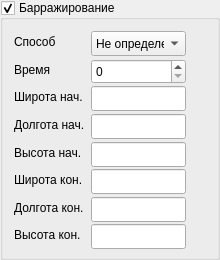
                    <widget class="QGroupBox" name="groupBarag">
                     <property name="sizePolicy">
                      <sizepolicy hsizetype="Fixed" vsizetype="Fixed">
                       <horstretch>0</horstretch>
                       <verstretch>0</verstretch>
                      </sizepolicy>
                     </property>
                     <property name="minimumSize">
                      <size>
                       <width>220</width>
                       <height>260</height>
                      </size>
                     </property>
                     <property name="maximumSize">
                      <size>
                       <width>220</width>
                       <height>260</height>
                      </size>
                     </property>
                     <property name="title">
                      <string>Барражирование</string>
                     </property>
                     <property name="checkable">
                      <bool>true</bool>
                     </property>
                     <layout class="QVBoxLayout" name="verticalLayout_7">
                      <item>
                       <layout class="QFormLayout" name="formLayout_3">
                        <property name="fieldGrowthPolicy">
                         <enum>QFormLayout::AllNonFixedFieldsGrow</enum>
                        </property>
                        <item row="0" column="0">
                         <widget class="QLabel" name="Label_15">
                          <property name="text">
                           <string>Способ</string>
                          </property>
                         </widget>
                        </item>
                        <item row="0" column="1">
                         <widget class="QComboBox" name="comboStyleBarag">
                          <property name="sizePolicy">
                           <sizepolicy hsizetype="Fixed" vsizetype="Fixed">
                            <horstretch>0</horstretch>
                            <verstretch>0</verstretch>
                           </sizepolicy>
                          </property>
                          <property name="minimumSize">
                           <size>
                            <width>95</width>
                            <height>25</height>
                           </size>
                          </property>
                          <property name="maximumSize">
                           <size>
                            <width>95</width>
                            <height>25</height>
                           </size>
                          </property>
                          <item>
                           <property name="text">
                            <string>Не определен</string>
                           </property>
                          </item>
                          <item>
                           <property name="text">
                            <string>Круг влево</string>
                           </property>
                          </item>
                          <item>
                           <property name="text">
                            <string>Круг вправо</string>
                           </property>
                          </item>
                          <item>
                           <property name="text">
                            <string>Короб. влево</string>
                           </property>
                          </item>
                          <item>
                           <property name="text">
                            <string>Короб. вправо</string>
                           </property>
                          </item>
                          <item>
                           <property name="text">
                            <string>Зона</string>
                           </property>
                          </item>
                         </widget>
                        </item>
                        <item row="2" column="0">
                         <widget class="QLabel" name="Label_19">
                          <property name="text">
                           <string>Широта нач.</string>
                          </property>
                         </widget>
                        </item>
                        <item row="2" column="1">
                         <widget class="QLineEdit" name="edBBeginBarag">
                          <property name="sizePolicy">
                           <sizepolicy hsizetype="Fixed" vsizetype="Fixed">
                            <horstretch>0</horstretch>
                            <verstretch>0</verstretch>
                           </sizepolicy>
                          </property>
                          <property name="minimumSize">
                           <size>
                            <width>95</width>
                            <height>25</height>
                           </size>
                          </property>
                          <property name="maximumSize">
                           <size>
                            <width>95</width>
                            <height>25</height>
                           </size>
                          </property>
                          <property name="contextMenuPolicy">
                           <enum>Qt::NoContextMenu</enum>
                          </property>
                         </widget>
                        </item>
                        <item row="3" column="0">
                         <widget class="QLabel" name="Label_20">
                          <property name="text">
                           <string>Долгота нач.</string>
                          </property>
                         </widget>
                        </item>
                        <item row="3" column="1">
                         <widget class="QLineEdit" name="edLBeginBarag">
                          <property name="sizePolicy">
                           <sizepolicy hsizetype="Fixed" vsizetype="Fixed">
                            <horstretch>0</horstretch>
                            <verstretch>0</verstretch>
                           </sizepolicy>
                          </property>
                          <property name="minimumSize">
                           <size>
                            <width>95</width>
                            <height>25</height>
                           </size>
                          </property>
                          <property name="maximumSize">
                           <size>
                            <width>95</width>
                            <height>25</height>
                           </size>
                          </property>
                          <property name="contextMenuPolicy">
                           <enum>Qt::NoContextMenu</enum>
                          </property>
                         </widget>
                        </item>
                        <item row="5" column="0">
                         <widget class="QLabel" name="Label_21">
                          <property name="text">
                           <string>Широта кон.</string>
                          </property>
                         </widget>
                        </item>
                        <item row="5" column="1">
                         <widget class="QLineEdit" name="edBEndBarag">
                          <property name="sizePolicy">
                           <sizepolicy hsizetype="Fixed" vsizetype="Fixed">
                            <horstretch>0</horstretch>
                            <verstretch>0</verstretch>
                           </sizepolicy>
                          </property>
                          <property name="minimumSize">
                           <size>
                            <width>95</width>
                            <height>25</height>
                           </size>
                          </property>
                          <property name="maximumSize">
                           <size>
                            <width>95</width>
                            <height>25</height>
                           </size>
                          </property>
                          <property name="contextMenuPolicy">
                           <enum>Qt::NoContextMenu</enum>
                          </property>
                         </widget>
                        </item>
                        <item row="6" column="0">
                         <widget class="QLabel" name="Label_22">
                          <property name="text">
                           <string>Долгота кон.</string>
                          </property>
                         </widget>
                        </item>
                        <item row="6" column="1">
                         <widget class="QLineEdit" name="edLEndBarag">
                          <property name="sizePolicy">
                           <sizepolicy hsizetype="Fixed" vsizetype="Fixed">
                            <horstretch>0</horstretch>
                            <verstretch>0</verstretch>
                           </sizepolicy>
                          </property>
                          <property name="minimumSize">
                           <size>
                            <width>95</width>
                            <height>25</height>
                           </size>
                          </property>
                          <property name="maximumSize">
                           <size>
                            <width>95</width>
                            <height>25</height>
                           </size>
                          </property>
                          <property name="contextMenuPolicy">
                           <enum>Qt::NoContextMenu</enum>
                          </property>
                         </widget>
                        </item>
                        <item row="4" column="0">
                         <widget class="QLabel" name="Label_23">
                          <property name="text">
                           <string>Высота нач.</string>
                          </property>
                         </widget>
                        </item>
                        <item row="4" column="1">
                         <widget class="QLineEdit" name="edHBeginBarag">
                          <property name="sizePolicy">
                           <sizepolicy hsizetype="Fixed" vsizetype="Fixed">
                            <horstretch>0</horstretch>
                            <verstretch>0</verstretch>
                           </sizepolicy>
                          </property>
                          <property name="minimumSize">
                           <size>
                            <width>95</width>
                            <height>25</height>
                           </size>
                          </property>
                          <property name="maximumSize">
                           <size>
                            <width>95</width>
                            <height>25</height>
                           </size>
                          </property>
                         </widget>
                        </item>
                        <item row="7" column="0">
                         <widget class="QLabel" name="Label_24">
                          <property name="text">
                           <string>Высота кон.</string>
                          </property>
                         </widget>
                        </item>
                        <item row="7" column="1">
                         <widget class="QLineEdit" name="edHEndBarag">
                          <property name="sizePolicy">
                           <sizepolicy hsizetype="Fixed" vsizetype="Fixed">
                            <horstretch>0</horstretch>
                            <verstretch>0</verstretch>
                           </sizepolicy>
                          </property>
                          <property name="minimumSize">
                           <size>
                            <width>95</width>
                            <height>25</height>
                           </size>
                          </property>
                          <property name="maximumSize">
                           <size>
                            <width>95</width>
                            <height>25</height>
                           </size>
                          </property>
                         </widget>
                        </item>
                        <item row="1" column="0">
                         <widget class="QLabel" name="Label_25">
                          <property name="text">
                           <string>Время</string>
                          </property>
                         </widget>
                        </item>
                        <item row="1" column="1">
                         <widget class="QSpinBox" name="spinTimeBarag">
                          <property name="sizePolicy">
                           <sizepolicy hsizetype="Fixed" vsizetype="Fixed">
                            <horstretch>0</horstretch>
                            <verstretch>0</verstretch>
                           </sizepolicy>
                          </property>
                          <property name="minimumSize">
                           <size>
                            <width>95</width>
                            <height>25</height>
                           </size>
                          </property>
                          <property name="maximumSize">
                           <size>
                            <width>95</width>
                            <height>25</height>
                           </size>
                          </property>
                         </widget>
                        </item>
                       </layout>
                      </item>
                     </layout>
                    </widget>
